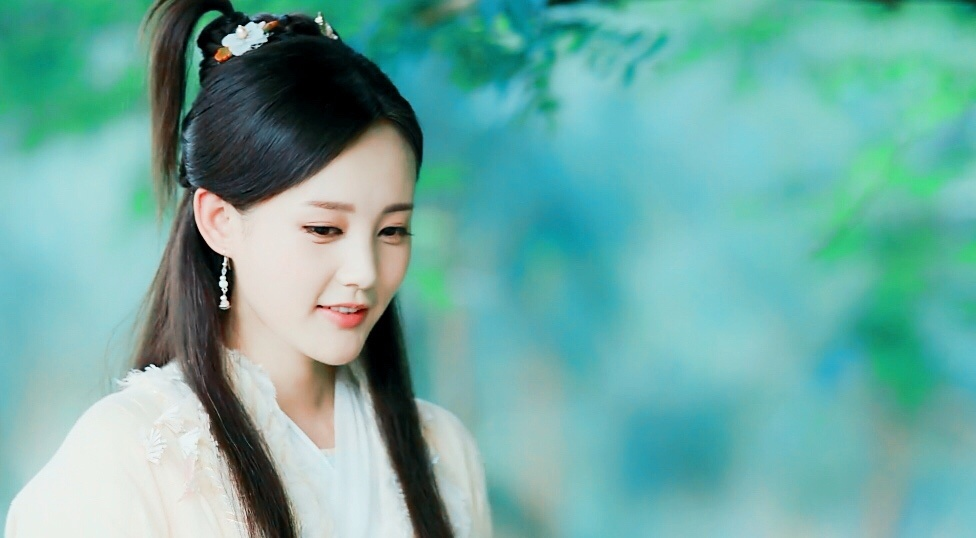
#> input picture data/input.jpg, 976 x 538 px, given in place of input.mp4, which was not available
$ python video2video.py
#> lines starting #> are read from the running program, lines starting #| are printed output that depends on the picture; pictures that were not available may be replaced by others from this repository, and a replacement may not be noted
"""
@author: Viet Nguyen <nhviet1009@gmail.com>
"""
import argparse

import cv2
import numpy as np
from PIL import Image, ImageFont, ImageDraw, ImageOps


def get_args():
    parser = argparse.ArgumentParser("Image to ASCII")
    parser.add_argument("--input", type=str, default="data/input.mp4", help="Path to input video")
    parser.add_argument("--output", type=str, default="data/output.mp4", help="Path to output video")
    parser.add_argument("--mode", type=str, default="simple", choices=["simple", "complex"],
                        help="10 or 70 different characters")
    parser.add_argument("--background", type=str, default="white", choices=["black", "white"],
                        help="background's color")
    parser.add_argument("--num_cols", type=int, default=100, help="number of character for output's width")
    parser.add_argument("--scale", type=int, default=1, help="upsize output")
    parser.add_argument("--fps", type=int, default=0, help="frame per second")
    parser.add_argument("--overlay_ratio", type=float, default=0.2, help="Overlay width ratio")
    args = parser.parse_args()
    return args


def main(opt):
    if opt.mode == "simple":
        CHAR_LIST = '@%#*+=-:. '
    else:
        CHAR_LIST = "$@B%8&WM#*oahkbdpqwmZO0QLCJUYXzcvunxrjft/\|()1{}[]?-_+~<>i!lI;:,\"^`'. "
    if opt.background == "white":
        bg_code = 255
    else:
        bg_code = 0
    font = ImageFont.truetype("fonts/DejaVuSansMono-Bold.ttf", size=int(10 * opt.scale))
    cap = cv2.VideoCapture(opt.input)
    if opt.fps == 0:
        fps = int(cap.get(cv2.CAP_PROP_FPS))
    else:
        fps = opt.fps
    num_chars = len(CHAR_LIST)
    num_cols = opt.num_cols
    while cap.isOpened():
        flag, frame = cap.read()
#> frame is the input picture: shape (538, 976, 3); mean B, G, R 162.7, 170.2, 111
        if flag:
            image = cv2.cvtColor(frame, cv2.COLOR_BGR2GRAY)
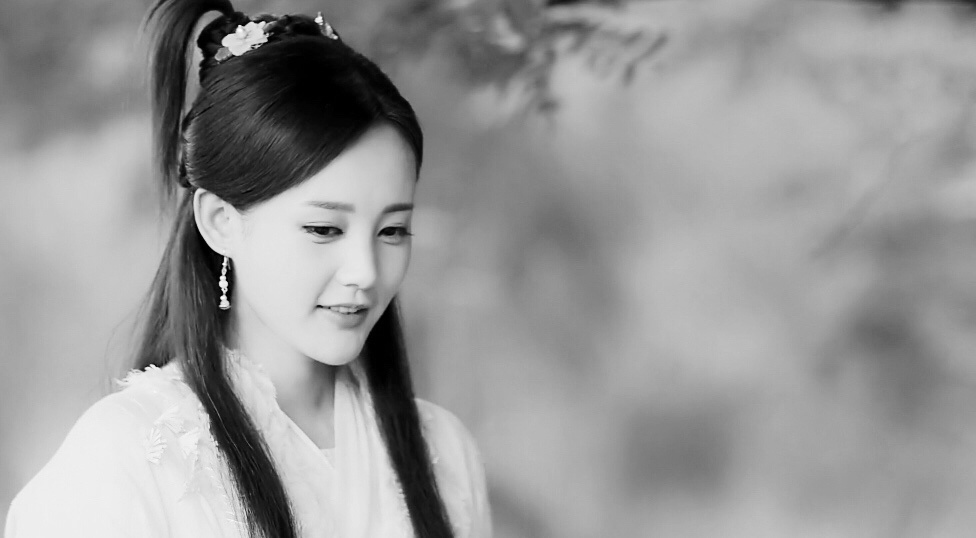
#> image: shape (538, 976); min 0, max 254, mean 151.6
        else:
            break
        height, width = image.shape
#> height = 538; width = 976
        cell_width = width / opt.num_cols
#> cell_width = 9.76
        cell_height = 2 * cell_width
#> cell_height = 19.52
        num_rows = int(height / cell_height)
#> num_rows = 27
        if num_cols > width or num_rows > height:
            print("Too many columns or rows. Use default setting")
            cell_width = 6
            cell_height = 12
            num_cols = int(width / cell_width)
            num_rows = int(height / cell_height)
        char_width, char_height = font.getsize("A")
        out_width = char_width * num_cols
        out_height = 2 * char_height * num_rows
#> out_height = 540
        out_image = Image.new("L", (out_width, out_height), bg_code)
#> out_image: PIL image 600x540 L; every value is 255
        draw = ImageDraw.Draw(out_image)
        for i in range(num_rows):
            line = "".join([CHAR_LIST[min(int(np.mean(
                image[int(i * cell_height):min(int((i + 1) * cell_height), height),
                int(j * cell_width):min(int((j + 1) * cell_width), width)]) * num_chars / 255), num_chars - 1)] for j in
                            range(num_cols)]) + "\n"
            draw.text((0, i * char_height), line, fill=255 - bg_code, font=font)

        if opt.background == "white":
            cropped_image = ImageOps.invert(out_image).getbbox()
#> cropped_image = (0, 3, 600, 271)
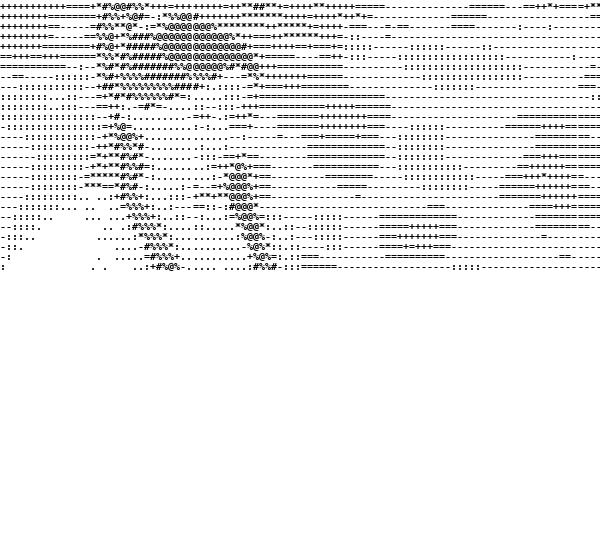
#> out_image: PIL image 600x540 L; min 0, max 255, mean 239.2
        else:
            cropped_image = out_image.getbbox()
        out_image = out_image.crop(cropped_image)
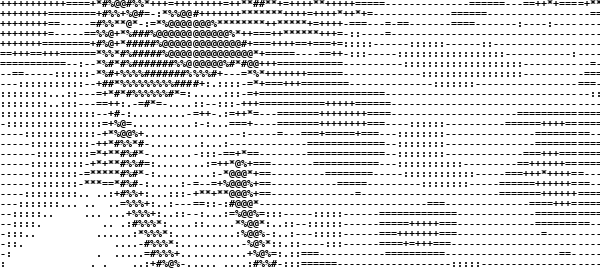
#> out_image: PIL image 600x268 L; min 0, max 255, mean 223.1
        out_image = cv2.cvtColor(np.array(out_image), cv2.COLOR_GRAY2BGR)
#> out_image: shape (268, 600, 3)
        out_image = np.array(out_image)
        try:
            out
        except:
            out = cv2.VideoWriter(opt.output, cv2.VideoWriter_fourcc(*"XVID"), fps,
                                  ((out_image.shape[1], out_image.shape[0])))

        if opt.overlay_ratio:
            height, width, _ = out_image.shape
#> height = 268; width = 600
            overlay = cv2.resize(frame, (int(width * opt.overlay_ratio), int(height * opt.overlay_ratio)))
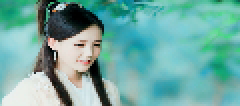
#> overlay: shape (53, 120, 3) (shown 2 times larger); mean B, G, R 162.7, 170.1, 111
            out_image[height - int(height * opt.overlay_ratio):, width - int(width * opt.overlay_ratio):, :] = overlay
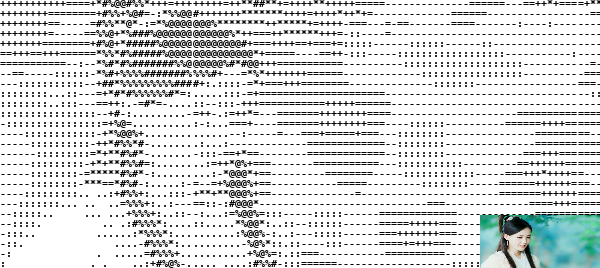
#> out_image: shape (268, 600, 3); mean B, G, R 220.1, 220.4, 218
        out.write(out_image)
    cap.release()
    out.release()


if __name__ == '__main__':
    opt = get_args()
    main(opt)
